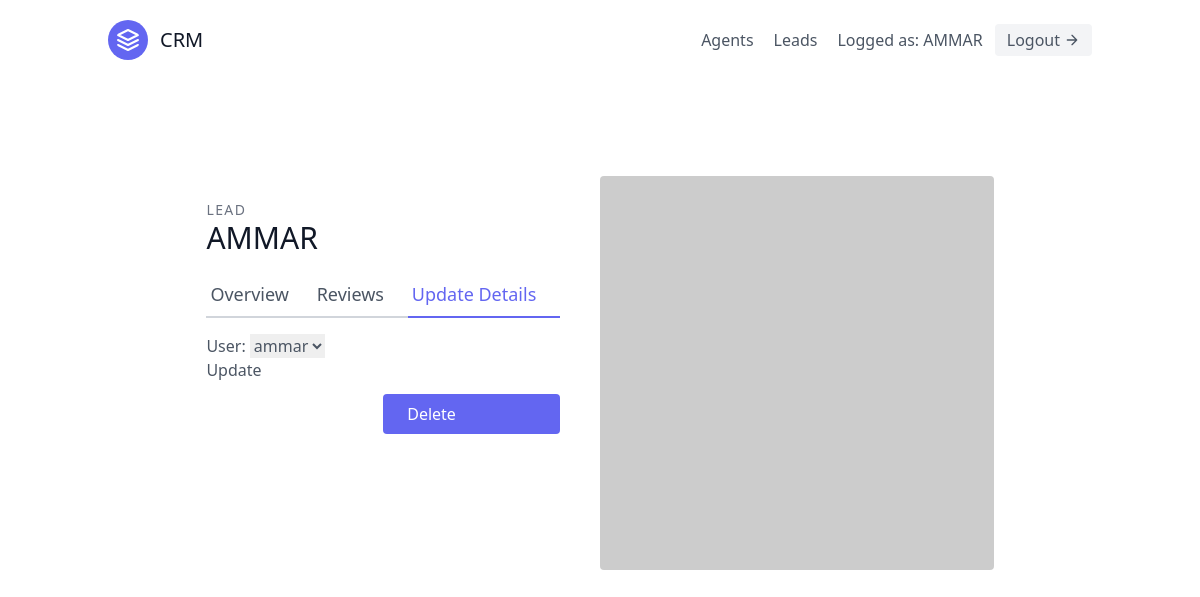
The page /agents/4/update/ (signed in) on the database its author committed.
### leads/models.py (models this page shows, shortened)
class User(AbstractUser):
    is_organisor = models.BooleanField(default=True)
    is_agent = models.BooleanField(default=False)

class Agent(models.Model):
    user = models.OneToOneField(User,on_delete=models.CASCADE)
    organization = models.ForeignKey(UserProfile,on_delete=models.CASCADE)

### agents/views.py (the view, shortened to what this page needs)
# urls.py: path('<int:pk>/update/',views.AgentUpdateView.as_view(),name='agent-update'),
class AgentUpdateView(OrganisorLoginRequiredMixin,generic.UpdateView):
    template_name = 'agents/agent-update.html'
    form_class = AgentForm
    context_object_name = 'agent'
    def get_queryset(self):
        return Agent.objects.all()

### agents/forms.py
class AgentForm(forms.ModelForm):
    class Meta:
        model = Agent
        fields = ['user']

### agents/mixins.py (called while the page is built)
    def dispatch(self, request, *args, **kwargs):
        if not request.user.is_authenticated or not request.user.is_organisor:
            return redirect('leads:lead-list')
        return super().dispatch(request, *args, **kwargs)

### agents/templates/agents/agent-update.html (shortened to what this page needs)
{% extends 'base.html' %}
{% block content %}
<section class="text-gray-600 body-font overflow-hidden">
    <div class="container px-5 py-24 mx-auto">
      <div class="lg:w-4/5 mx-auto flex flex-wrap">
        <div class="lg:w-1/2 w-full lg:pr-10 lg:py-6 mb-6 lg:mb-0">
          <h2 class="text-sm title-font text-gray-500 tracking-widest">LEAD</h2>
          <h1 class="text-gray-900 text-3xl title-font font-medium mb-4">{{agent.user.username | upper}}</h1>
          <div class="flex mb-4">
            <a href="{% url 'agents:agent-detail' agent.pk %}" class="flex-grow border-b-2 border-gray-300 py-2 text-lg px-1">Overview</a>
            <a class="flex-grow border-b-2 border-gray-300 py-2 text-lg px-1">Reviews</a>
            <a href="#" class="flex-grow text-indigo-500 border-b-2 border-indigo-500 py-2 text-lg px-1">Update Details</a>
          </div>
          <form method='post'>
            {{form.as_p}}
            <button type='submit'>Update</button>
        </form>
          <a href="{% url 'agents:agent-delete' agent.pk %}" class="mt-3 w-1/2 flex ml-auto text-white bg-indigo-500 border-0 py-2 px-6 focus:outline-none hover:bg-indigo-600 rounded">
            Delete
          </a>
        </div>
        <img alt="ecommerce" class="lg:w-1/2 w-full lg:h-auto h-64 object-cover object-center rounded" src="https://dummyimage.com/400x400">
      </div>
    </div>
  </section>
{% endblock content %}

### templates/navbar.html (shortened to what this page needs)
<header class="text-gray-600 body-font">
    <div class="container mx-auto flex flex-wrap p-5 flex-col md:flex-row items-center">
      <a class="flex title-font font-medium items-center text-gray-900 mb-4 md:mb-0">
        <svg xmlns="http://www.w3.org/2000/svg" fill="none" stroke="currentColor" stroke-linecap="round" stroke-linejoin="round" stroke-width="2" class="w-10 h-10 text-white p-2 bg-indigo-500 rounded-full" viewBox="0 0 24 24">
          <path d="M12 2L2 7l10 5 10-5-10-5zM2 17l10 5 10-5M2 12l10 5 10-5"></path>
        </svg>
        <span class="ml-3 text-xl">CRM</span>
      </a>
      <nav class="md:ml-auto flex flex-wrap items-center text-base justify-center">
        {% if request.user.is_authenticated %}
        {% if request.user.is_organisor %}
        <a href="{% url 'agents:agent-list' %}" class="mr-5 hover:text-gray-900">Agents</a>
        {% endif %}
        <a href="{% url 'leads:lead-list' %}" class="mr-5 hover:text-gray-900">Leads</a>
        {% endif %}
      </nav>
      {% if request.user.is_authenticated %}
      Logged as: {{request.user.username | upper}}
      <a href="{% url 'logout' %}" class="ml-3 inline-flex items-center bg-gray-100 border-0 py-1 px-3 focus:outline-none hover:bg-gray-200 rounded text-base mt-4 md:mt-0">
        Logout
        <svg fill="none" stroke="currentColor" stroke-linecap="round" stroke-linejoin="round" stroke-width="2" class="w-4 h-4 ml-1" viewBox="0 0 24 24">
          <path d="M5 12h14M12 5l7 7-7 7"></path>
        </svg>
      </a>
      {% endif %}
    </div>
  </header>

### rows shown on the page
User: user.username "AMMAR"
Agent: user.username "AMMAR", user "ammar"
